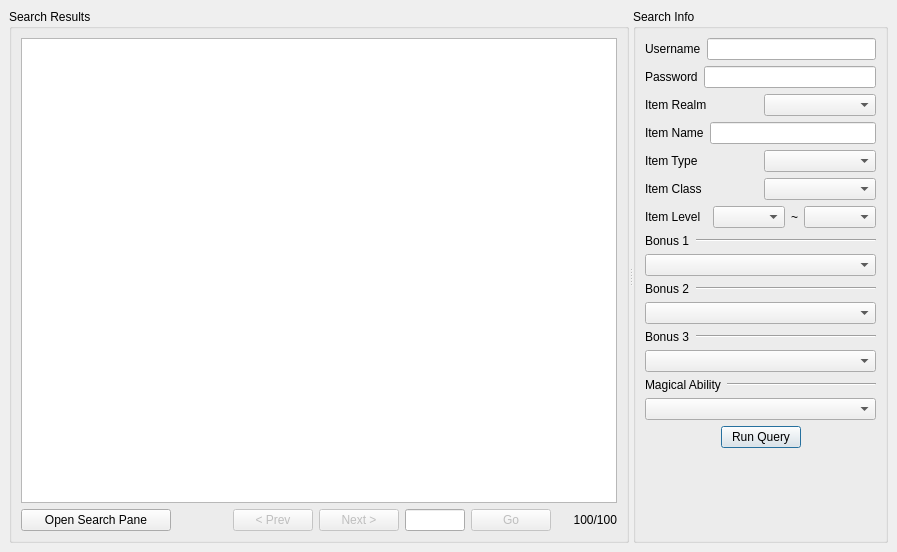
<ui version="4.0" >
 <class>B_Ethinarg</class>
 <widget class="QDialog" name="B_Ethinarg" >
  <property name="geometry" >
   <rect>
    <x>0</x>
    <y>0</y>
    <width>897</width>
    <height>552</height>
   </rect>
  </property>
  <property name="windowTitle" >
   <string>Dialog</string>
  </property>
  <layout class="QHBoxLayout" >
   <property name="margin" >
    <number>9</number>
   </property>
   <property name="spacing" >
    <number>6</number>
   </property>
   <item>
    <widget class="QSplitter" name="splitter" >
     <property name="orientation" >
      <enum>Qt::Horizontal</enum>
     </property>
     <widget class="QGroupBox" name="groupBox" >
      <property name="title" >
       <string>Search Results</string>
      </property>
      <layout class="QVBoxLayout" >
       <property name="margin" >
        <number>9</number>
       </property>
       <property name="spacing" >
        <number>6</number>
       </property>
       <item>
        <layout class="QVBoxLayout" >
         <property name="margin" >
          <number>0</number>
         </property>
         <property name="spacing" >
          <number>6</number>
         </property>
         <item>
          <widget class="QTextBrowser" name="browser" />
         </item>
         <item>
          <layout class="QHBoxLayout" >
           <property name="margin" >
            <number>0</number>
           </property>
           <property name="spacing" >
            <number>6</number>
           </property>
           <item>
            <widget class="QPushButton" name="openSearchButton" >
             <property name="sizePolicy" >
              <sizepolicy>
               <hsizetype>0</hsizetype>
               <vsizetype>0</vsizetype>
               <horstretch>1</horstretch>
               <verstretch>0</verstretch>
              </sizepolicy>
             </property>
             <property name="minimumSize" >
              <size>
               <width>150</width>
               <height>0</height>
              </size>
             </property>
             <property name="text" >
              <string>Open Search Pane</string>
             </property>
             <property name="checkable" >
              <bool>true</bool>
             </property>
            </widget>
           </item>
           <item>
            <spacer>
             <property name="orientation" >
              <enum>Qt::Horizontal</enum>
             </property>
             <property name="sizeHint" >
              <size>
               <width>40</width>
               <height>20</height>
              </size>
             </property>
            </spacer>
           </item>
           <item>
            <widget class="QPushButton" name="prevButton" >
             <property name="enabled" >
              <bool>false</bool>
             </property>
             <property name="sizePolicy" >
              <sizepolicy>
               <hsizetype>1</hsizetype>
               <vsizetype>0</vsizetype>
               <horstretch>0</horstretch>
               <verstretch>0</verstretch>
              </sizepolicy>
             </property>
             <property name="text" >
              <string>&lt; Prev</string>
             </property>
            </widget>
           </item>
           <item>
            <widget class="QPushButton" name="nextButton" >
             <property name="enabled" >
              <bool>false</bool>
             </property>
             <property name="sizePolicy" >
              <sizepolicy>
               <hsizetype>1</hsizetype>
               <vsizetype>0</vsizetype>
               <horstretch>0</horstretch>
               <verstretch>0</verstretch>
              </sizepolicy>
             </property>
             <property name="text" >
              <string>Next ></string>
             </property>
            </widget>
           </item>
           <item>
            <widget class="QLineEdit" name="pageNum" >
             <property name="sizePolicy" >
              <sizepolicy>
               <hsizetype>0</hsizetype>
               <vsizetype>0</vsizetype>
               <horstretch>0</horstretch>
               <verstretch>0</verstretch>
              </sizepolicy>
             </property>
             <property name="minimumSize" >
              <size>
               <width>60</width>
               <height>0</height>
              </size>
             </property>
             <property name="maximumSize" >
              <size>
               <width>60</width>
               <height>16777215</height>
              </size>
             </property>
            </widget>
           </item>
           <item>
            <widget class="QPushButton" name="goButton" >
             <property name="enabled" >
              <bool>false</bool>
             </property>
             <property name="sizePolicy" >
              <sizepolicy>
               <hsizetype>1</hsizetype>
               <vsizetype>0</vsizetype>
               <horstretch>0</horstretch>
               <verstretch>0</verstretch>
              </sizepolicy>
             </property>
             <property name="text" >
              <string>Go</string>
             </property>
            </widget>
           </item>
           <item>
            <widget class="QLabel" name="pageStatus" >
             <property name="sizePolicy" >
              <sizepolicy>
               <hsizetype>4</hsizetype>
               <vsizetype>5</vsizetype>
               <horstretch>0</horstretch>
               <verstretch>0</verstretch>
              </sizepolicy>
             </property>
             <property name="minimumSize" >
              <size>
               <width>60</width>
               <height>0</height>
              </size>
             </property>
             <property name="maximumSize" >
              <size>
               <width>100</width>
               <height>16777215</height>
              </size>
             </property>
             <property name="text" >
              <string>100/100</string>
             </property>
             <property name="alignment" >
              <set>Qt::AlignRight|Qt::AlignTrailing|Qt::AlignVCenter</set>
             </property>
            </widget>
           </item>
          </layout>
         </item>
        </layout>
       </item>
      </layout>
     </widget>
     <widget class="QGroupBox" name="groupBox_2" >
      <property name="title" >
       <string>Search Info</string>
      </property>
      <layout class="QVBoxLayout" >
       <property name="margin" >
        <number>9</number>
       </property>
       <property name="spacing" >
        <number>6</number>
       </property>
       <item>
        <layout class="QVBoxLayout" >
         <property name="margin" >
          <number>0</number>
         </property>
         <property name="spacing" >
          <number>6</number>
         </property>
         <item>
          <layout class="QHBoxLayout" >
           <property name="margin" >
            <number>0</number>
           </property>
           <property name="spacing" >
            <number>6</number>
           </property>
           <item>
            <widget class="QLabel" name="label" >
             <property name="text" >
              <string>Username</string>
             </property>
            </widget>
           </item>
           <item>
            <widget class="QLineEdit" name="usernameBox" />
           </item>
          </layout>
         </item>
         <item>
          <layout class="QHBoxLayout" >
           <property name="margin" >
            <number>0</number>
           </property>
           <property name="spacing" >
            <number>6</number>
           </property>
           <item>
            <widget class="QLabel" name="label_2" >
             <property name="text" >
              <string>Password</string>
             </property>
            </widget>
           </item>
           <item>
            <widget class="QLineEdit" name="passwordBox" >
             <property name="echoMode" >
              <enum>QLineEdit::Password</enum>
             </property>
            </widget>
           </item>
          </layout>
         </item>
         <item>
          <layout class="QHBoxLayout" >
           <property name="margin" >
            <number>0</number>
           </property>
           <property name="spacing" >
            <number>6</number>
           </property>
           <item>
            <widget class="QLabel" name="label_6" >
             <property name="text" >
              <string>Item Realm</string>
             </property>
            </widget>
           </item>
           <item>
            <widget class="SearchingCombo" name="realmCombo" >
             <property name="sizeAdjustPolicy" >
              <enum>QComboBox::AdjustToContents</enum>
             </property>
            </widget>
           </item>
          </layout>
         </item>
         <item>
          <layout class="QHBoxLayout" >
           <property name="margin" >
            <number>0</number>
           </property>
           <property name="spacing" >
            <number>6</number>
           </property>
           <item>
            <widget class="QLabel" name="label_3" >
             <property name="text" >
              <string>Item Name</string>
             </property>
            </widget>
           </item>
           <item>
            <widget class="QLineEdit" name="itemNameBox" >
             <property name="text" >
              <string/>
             </property>
            </widget>
           </item>
          </layout>
         </item>
         <item>
          <layout class="QHBoxLayout" >
           <property name="margin" >
            <number>0</number>
           </property>
           <property name="spacing" >
            <number>6</number>
           </property>
           <item>
            <widget class="QLabel" name="label_4" >
             <property name="text" >
              <string>Item Type</string>
             </property>
            </widget>
           </item>
           <item>
            <widget class="SearchingCombo" name="slotCombo" >
             <property name="sizeAdjustPolicy" >
              <enum>QComboBox::AdjustToContents</enum>
             </property>
            </widget>
           </item>
          </layout>
         </item>
         <item>
          <layout class="QHBoxLayout" >
           <property name="margin" >
            <number>0</number>
           </property>
           <property name="spacing" >
            <number>6</number>
           </property>
           <item>
            <widget class="QLabel" name="label_5" >
             <property name="text" >
              <string>Item Class</string>
             </property>
            </widget>
           </item>
           <item>
            <widget class="SearchingCombo" name="classCombo" >
             <property name="sizeAdjustPolicy" >
              <enum>QComboBox::AdjustToContents</enum>
             </property>
            </widget>
           </item>
          </layout>
         </item>
         <item>
          <layout class="QHBoxLayout" >
           <property name="margin" >
            <number>0</number>
           </property>
           <property name="spacing" >
            <number>6</number>
           </property>
           <item>
            <widget class="QLabel" name="label_7" >
             <property name="text" >
              <string>Item Level</string>
             </property>
            </widget>
           </item>
           <item>
            <widget class="SearchingCombo" name="minLevelCombo" >
             <property name="sizePolicy" >
              <sizepolicy>
               <hsizetype>1</hsizetype>
               <vsizetype>0</vsizetype>
               <horstretch>0</horstretch>
               <verstretch>0</verstretch>
              </sizepolicy>
             </property>
             <property name="minimumSize" >
              <size>
               <width>55</width>
               <height>0</height>
              </size>
             </property>
             <property name="sizeAdjustPolicy" >
              <enum>QComboBox::AdjustToContentsOnFirstShow</enum>
             </property>
            </widget>
           </item>
           <item>
            <widget class="QLabel" name="label_8" >
             <property name="sizePolicy" >
              <sizepolicy>
               <hsizetype>4</hsizetype>
               <vsizetype>5</vsizetype>
               <horstretch>0</horstretch>
               <verstretch>0</verstretch>
              </sizepolicy>
             </property>
             <property name="text" >
              <string>~</string>
             </property>
            </widget>
           </item>
           <item>
            <widget class="SearchingCombo" name="maxLevelCombo" >
             <property name="sizePolicy" >
              <sizepolicy>
               <hsizetype>1</hsizetype>
               <vsizetype>0</vsizetype>
               <horstretch>0</horstretch>
               <verstretch>0</verstretch>
              </sizepolicy>
             </property>
             <property name="minimumSize" >
              <size>
               <width>55</width>
               <height>0</height>
              </size>
             </property>
             <property name="sizeAdjustPolicy" >
              <enum>QComboBox::AdjustToContents</enum>
             </property>
            </widget>
           </item>
          </layout>
         </item>
         <item>
          <layout class="QVBoxLayout" >
           <property name="margin" >
            <number>0</number>
           </property>
           <property name="spacing" >
            <number>6</number>
           </property>
           <item>
            <layout class="QHBoxLayout" >
             <property name="margin" >
              <number>0</number>
             </property>
             <property name="spacing" >
              <number>6</number>
             </property>
             <item>
              <widget class="QLabel" name="label_9" >
               <property name="sizePolicy" >
                <sizepolicy>
                 <hsizetype>4</hsizetype>
                 <vsizetype>5</vsizetype>
                 <horstretch>0</horstretch>
                 <verstretch>0</verstretch>
                </sizepolicy>
               </property>
               <property name="text" >
                <string>Bonus 1</string>
               </property>
              </widget>
             </item>
             <item>
              <widget class="Line" name="line" >
               <property name="orientation" >
                <enum>Qt::Horizontal</enum>
               </property>
              </widget>
             </item>
            </layout>
           </item>
           <item>
            <widget class="SearchingCombo" name="bonus1Combo" >
             <property name="sizePolicy" >
              <sizepolicy>
               <hsizetype>13</hsizetype>
               <vsizetype>0</vsizetype>
               <horstretch>0</horstretch>
               <verstretch>0</verstretch>
              </sizepolicy>
             </property>
             <property name="sizeAdjustPolicy" >
              <enum>QComboBox::AdjustToContents</enum>
             </property>
            </widget>
           </item>
          </layout>
         </item>
         <item>
          <layout class="QVBoxLayout" >
           <property name="margin" >
            <number>0</number>
           </property>
           <property name="spacing" >
            <number>6</number>
           </property>
           <item>
            <layout class="QHBoxLayout" >
             <property name="margin" >
              <number>0</number>
             </property>
             <property name="spacing" >
              <number>6</number>
             </property>
             <item>
              <widget class="QLabel" name="label_10" >
               <property name="sizePolicy" >
                <sizepolicy>
                 <hsizetype>4</hsizetype>
                 <vsizetype>5</vsizetype>
                 <horstretch>0</horstretch>
                 <verstretch>0</verstretch>
                </sizepolicy>
               </property>
               <property name="text" >
                <string>Bonus 2</string>
               </property>
              </widget>
             </item>
             <item>
              <widget class="Line" name="line_2" >
               <property name="orientation" >
                <enum>Qt::Horizontal</enum>
               </property>
              </widget>
             </item>
            </layout>
           </item>
           <item>
            <widget class="SearchingCombo" name="bonus2Combo" >
             <property name="sizePolicy" >
              <sizepolicy>
               <hsizetype>13</hsizetype>
               <vsizetype>0</vsizetype>
               <horstretch>0</horstretch>
               <verstretch>0</verstretch>
              </sizepolicy>
             </property>
             <property name="sizeAdjustPolicy" >
              <enum>QComboBox::AdjustToContents</enum>
             </property>
            </widget>
           </item>
          </layout>
         </item>
         <item>
          <layout class="QVBoxLayout" >
           <property name="margin" >
            <number>0</number>
           </property>
           <property name="spacing" >
            <number>6</number>
           </property>
           <item>
            <layout class="QHBoxLayout" >
             <property name="margin" >
              <number>0</number>
             </property>
             <property name="spacing" >
              <number>6</number>
             </property>
             <item>
              <widget class="QLabel" name="label_11" >
               <property name="sizePolicy" >
                <sizepolicy>
                 <hsizetype>4</hsizetype>
                 <vsizetype>5</vsizetype>
                 <horstretch>0</horstretch>
                 <verstretch>0</verstretch>
                </sizepolicy>
               </property>
               <property name="text" >
                <string>Bonus 3</string>
               </property>
              </widget>
             </item>
             <item>
              <widget class="Line" name="line_3" >
               <property name="orientation" >
                <enum>Qt::Horizontal</enum>
               </property>
              </widget>
             </item>
            </layout>
           </item>
           <item>
            <widget class="SearchingCombo" name="bonus3Combo" >
             <property name="sizePolicy" >
              <sizepolicy>
               <hsizetype>13</hsizetype>
               <vsizetype>0</vsizetype>
               <horstretch>0</horstretch>
               <verstretch>0</verstretch>
              </sizepolicy>
             </property>
             <property name="sizeAdjustPolicy" >
              <enum>QComboBox::AdjustToContents</enum>
             </property>
            </widget>
           </item>
          </layout>
         </item>
         <item>
          <layout class="QVBoxLayout" >
           <property name="margin" >
            <number>0</number>
           </property>
           <property name="spacing" >
            <number>6</number>
           </property>
           <item>
            <layout class="QHBoxLayout" >
             <property name="margin" >
              <number>0</number>
             </property>
             <property name="spacing" >
              <number>6</number>
             </property>
             <item>
              <widget class="QLabel" name="label_12" >
               <property name="sizePolicy" >
                <sizepolicy>
                 <hsizetype>4</hsizetype>
                 <vsizetype>5</vsizetype>
                 <horstretch>0</horstretch>
                 <verstretch>0</verstretch>
                </sizepolicy>
               </property>
               <property name="text" >
                <string>Magical Ability</string>
               </property>
              </widget>
             </item>
             <item>
              <widget class="Line" name="line_4" >
               <property name="orientation" >
                <enum>Qt::Horizontal</enum>
               </property>
              </widget>
             </item>
            </layout>
           </item>
           <item>
            <widget class="SearchingCombo" name="magicalCombo" >
             <property name="sizePolicy" >
              <sizepolicy>
               <hsizetype>13</hsizetype>
               <vsizetype>0</vsizetype>
               <horstretch>0</horstretch>
               <verstretch>0</verstretch>
              </sizepolicy>
             </property>
             <property name="sizeAdjustPolicy" >
              <enum>QComboBox::AdjustToContents</enum>
             </property>
            </widget>
           </item>
          </layout>
         </item>
         <item>
          <layout class="QHBoxLayout" >
           <property name="margin" >
            <number>0</number>
           </property>
           <property name="spacing" >
            <number>6</number>
           </property>
           <item>
            <spacer>
             <property name="orientation" >
              <enum>Qt::Horizontal</enum>
             </property>
             <property name="sizeHint" >
              <size>
               <width>40</width>
               <height>20</height>
              </size>
             </property>
            </spacer>
           </item>
           <item>
            <widget class="QPushButton" name="queryButton" >
             <property name="text" >
              <string>Run Query</string>
             </property>
             <property name="default" >
              <bool>true</bool>
             </property>
            </widget>
           </item>
           <item>
            <spacer>
             <property name="orientation" >
              <enum>Qt::Horizontal</enum>
             </property>
             <property name="sizeHint" >
              <size>
               <width>40</width>
               <height>20</height>
              </size>
             </property>
            </spacer>
           </item>
          </layout>
         </item>
         <item>
          <spacer>
           <property name="orientation" >
            <enum>Qt::Vertical</enum>
           </property>
           <property name="sizeHint" >
            <size>
             <width>20</width>
             <height>311</height>
            </size>
           </property>
          </spacer>
         </item>
        </layout>
       </item>
      </layout>
     </widget>
    </widget>
   </item>
  </layout>
 </widget>
 <customwidgets>
  <customwidget>
   <class>SearchingCombo</class>
   <extends>QComboBox</extends>
   <header>SearchingCombo.h</header>
  </customwidget>
 </customwidgets>
 <resources/>
 <connections/>
</ui>
